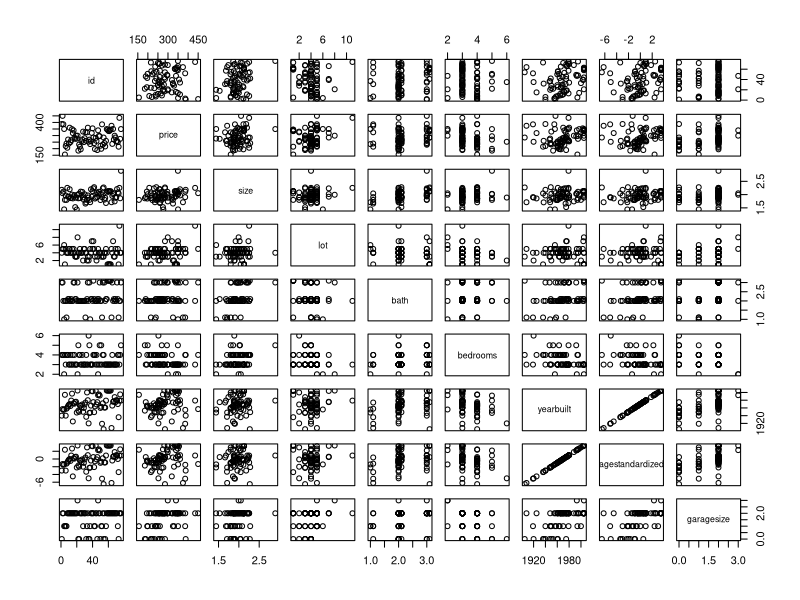
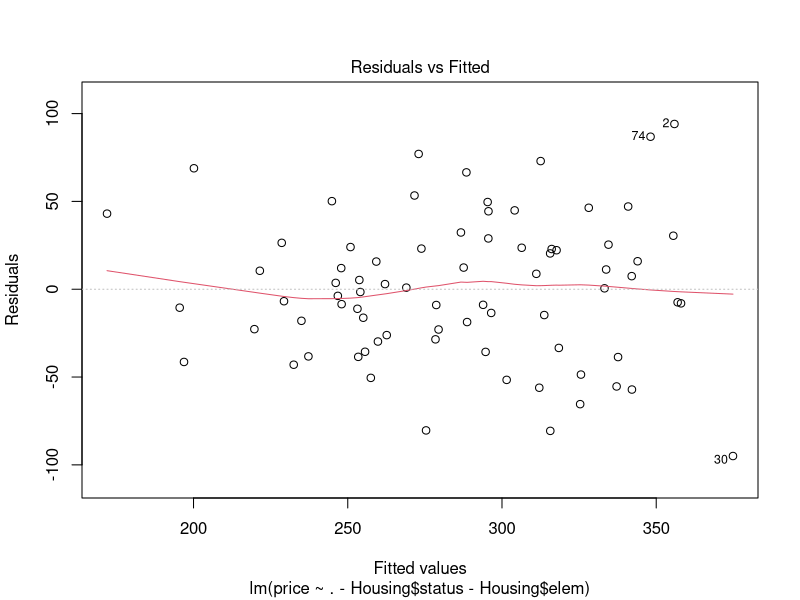
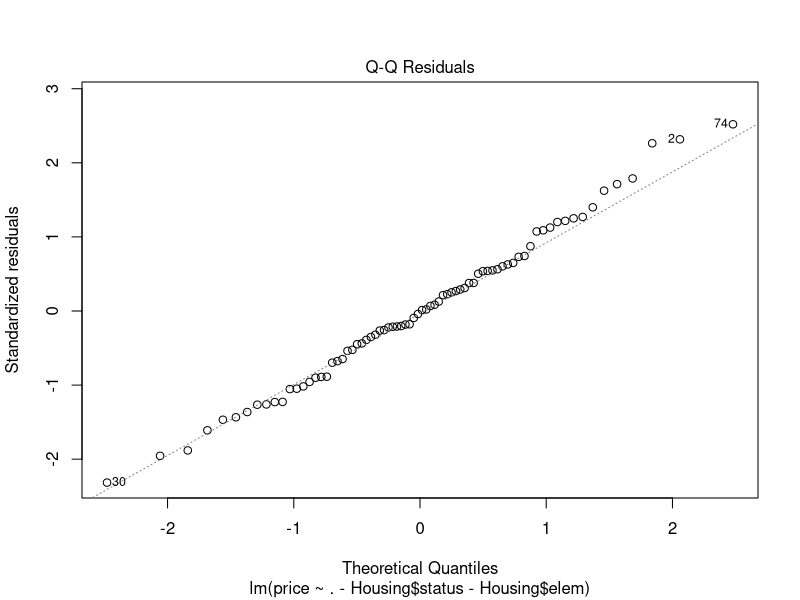
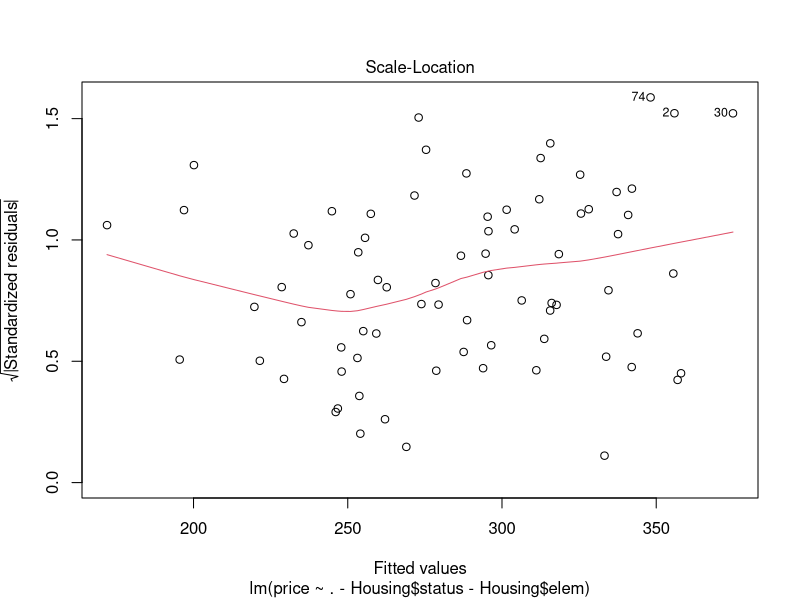
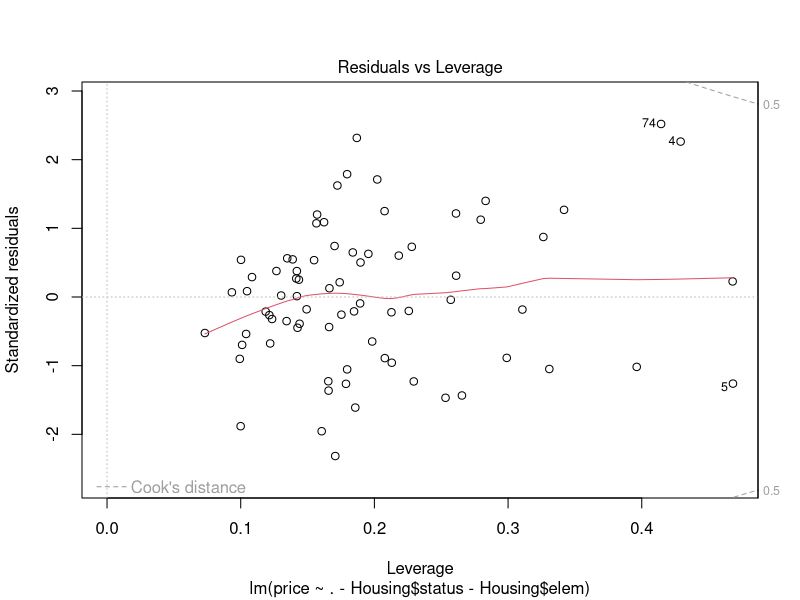
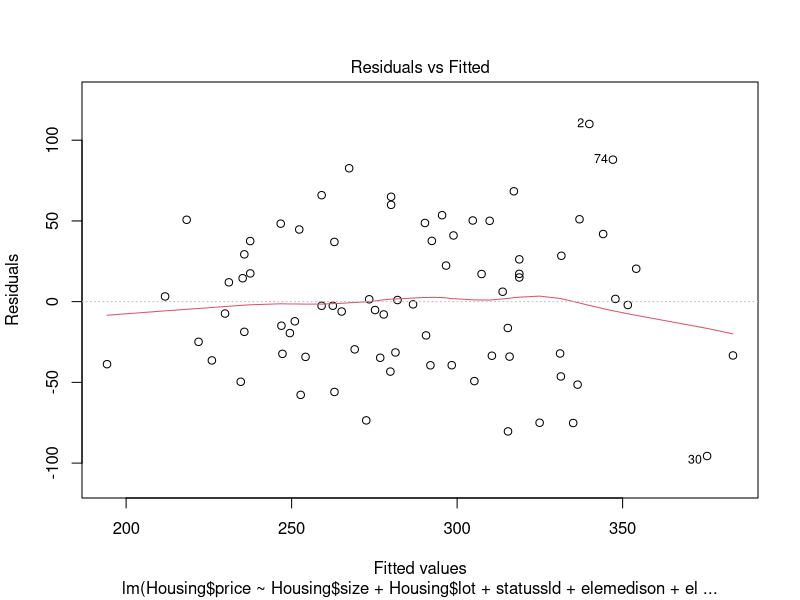
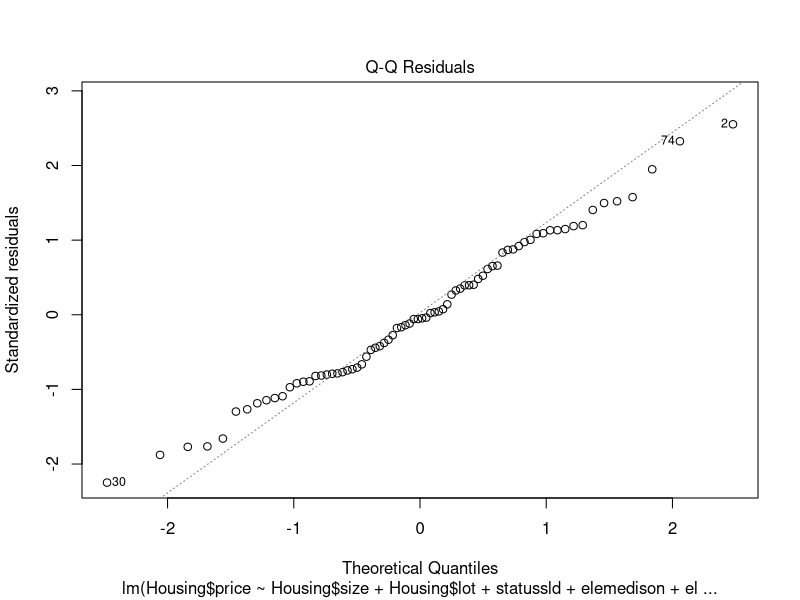
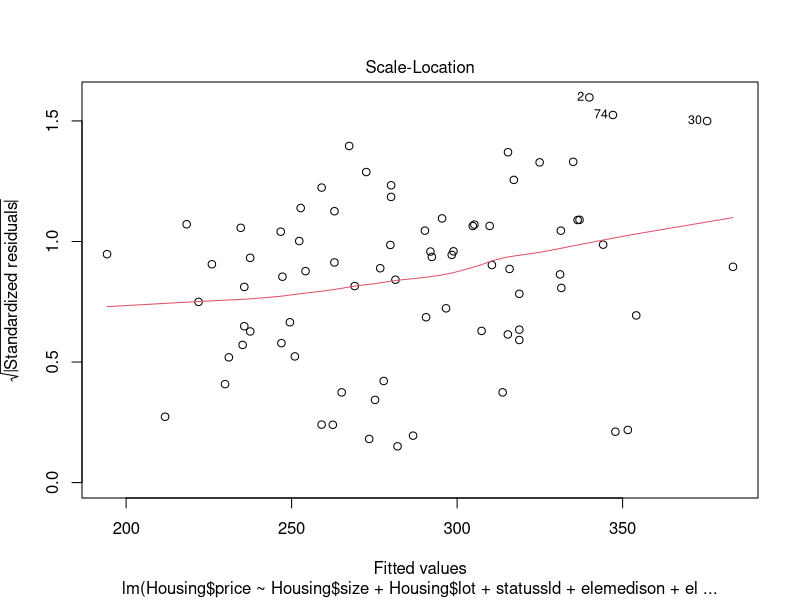

Source code (R) for these figures, in order:
## ---- chunk 1
library(ggplot2)

## ---- chunk 2
library(readxl)
Housing <- read_excel("Housing.xlsx")
Housing
## ---- chunk 3
#Housing$status <- as.factor(Housing$status)
#Housing$status <- as.factor(Housing$elem)

## ---- chunk 4
statusact <- ifelse(Housing$status == "act", 1, 0)
statuspen <- ifelse(Housing$status == "pen", 1, 0)
statussld <- ifelse(Housing$status == "sld", 1, 0)
elemadams <- ifelse(Housing$elem == "adams", 1, 0)
elemcrest <- ifelse(Housing$elem == "crest", 1, 0)
elemedge <- ifelse(Housing$elem == "edge", 1, 0)
elemedison <- ifelse(Housing$elem == "edison", 1, 0)
elemharris <- ifelse(Housing$elem == "harris", 1, 0)
elemparker <- ifelse(Housing$elem == "parker", 1, 0)
## ---- chunk 5
summary(Housing)
## ---- chunk 6
pairs(Housing[,1:9])
## ---- chunk 7
cor(Housing[,c(1:9)])
## ---- chunk 8
statusmodel <- lm(price~status, data=Housing)
summary(statusmodel)
## ---- chunk 9
elemmodel <- lm(price~elem, data=Housing)
summary(elemmodel)
## ---- chunk 10
housingmodel1 <- lm(price ~ . -Housing$status -Housing$elem , data = Housing)
summary(housingmodel1)
## ---- chunk 11
plot(housingmodel1)
## ---- chunk 12
housingmodel2 <- lm(Housing$price ~ Housing$size + Housing$lot + statussld + elemedison + elemharris)
summary(housingmodel2)
## ---- chunk 13
plot(housingmodel2)
## ---- chunk 14
housingmodel3 <- lm(Housing$price ~ Housing$size + Housing$bedrooms + Housing$lot + statussld + elemedison + elemharris)
summary(housingmodel3)
## ---- chunk 15
plot(housingmodel3)
## ---- chunk 16
housingmodel4 <- lm(Housing$price ~ Housing$size + Housing$bedrooms + Housing$lot + statusact + statussld + elemedison + elemharris)
summary(housingmodel4)
## ---- chunk 17
plot(housingmodel4)
## ---- chunk 18
housingmodel5 <- lm(Housing$price ~ Housing$size + Housing$bedrooms + Housing$lot +statussld + elemharris + elemedison)
summary(housingmodel5)
## ---- chunk 19
plot(housingmodel5)
